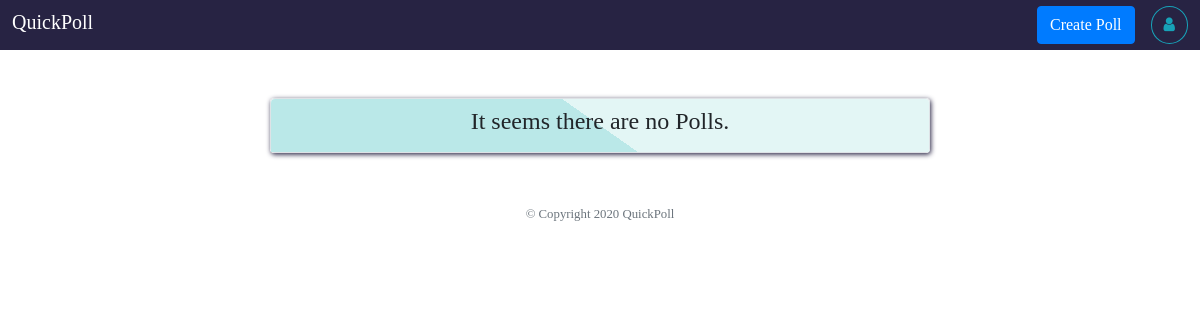
Page /profile/v/mohitbehera (signed in) on the earlier database version.
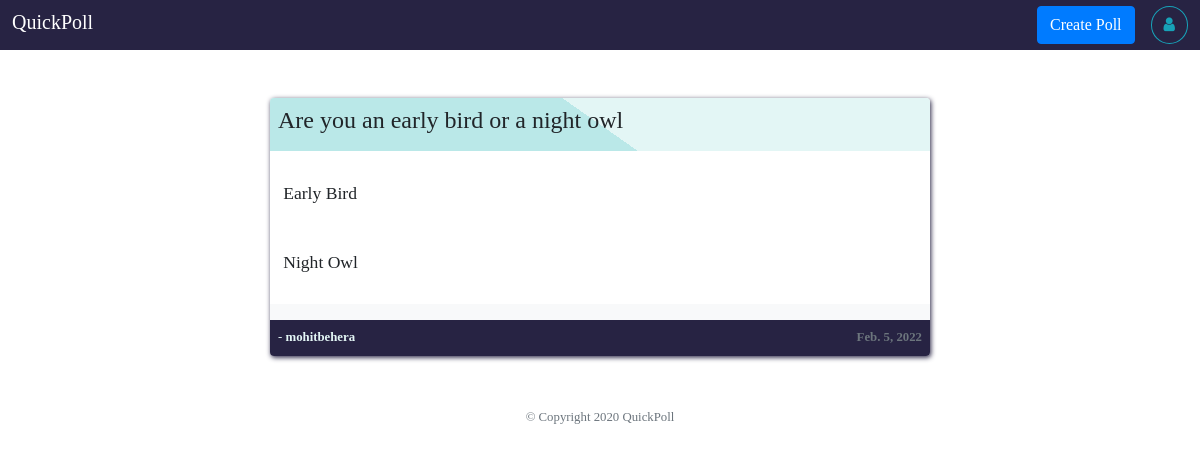
Same page on the later database version.
### createPoll/models.py (models this page shows, shortened)
class Question(models.Model):
	question_text = models.TextField()
	pollBy = models.CharField(max_length=20,default="anonymous")
	pub_date = models.DateField(auto_now_add=True)
	class Meta:
		verbose_name_plural = "question"

class Choices(models.Model):
	question = models.ForeignKey(Question,on_delete=models.CASCADE)
	choice = models.CharField(max_length=200)
	votes = models.IntegerField(default=0)
	class Meta:
		verbose_name_plural = "Choices"

### userProfile/views.py (the view)
# urls.py: path('v/<str:user>',views.viewProfile,name="viewProfile"),
def viewProfile(request,user):
	try:
		sessUsername = request.session['sessUsername']
	except:
		return HttpResponseRedirect(reverse("user:user"))
	else:
		if user != sessUsername:
			context = {}
			try:
				questions = Question.objects.filter(pollBy=user).order_by("-pub_date")
			except Question.DoesNotExist:
				pass
			else:
				context['questions'] = questions
				context['viewUser'] = user
				context['selfUser'] = sessUsername
				votedQuestions = Voter.objects.filter(votedBy=sessUsername)
				votedQuestionID = []
				for votedQuestion in votedQuestions:
					votedQuestionID.append(votedQuestion.question.id)
				context['votedQuestionID'] = votedQuestionID
				if "resultBtn" in request.GET:
					request.session['sessQID'] = request.GET.get('resultBtn');
					return HttpResponseRedirect(reverse("home:result"))
				return render(request,"userProfile/view-profile.html",context)
		return HttpResponseRedirect(reverse("userProfile:userProfile"))

### userProfile/templates/userProfile/view-profile.html (shortened to what this page needs)
{%  extends 'user/base.html' %}
{% load static %}
{% block style %}
	<link rel="stylesheet" type="text/css" href="{% static 'css/style.css' %}?{% now 'U' %}">
	<link rel="stylesheet" type="text/css" href="{% static 'css/home-style.css' %}?{% now 'U' %}">
{% endblock style %}
{% block header %}
	<div class="jumbotron-fluid main-theme-bg smaller-padding d-flex justify-content-between">
		<h5 class="mt-1"><a href="{% url 'home:home' %}" class="white-color">QuickPoll</a></h5>
		<div class="d-flex ml-2s">
			<a href="{% url 'createPoll:createPoll' %}"><button class="btn btn-primary mr-2">Create Poll</button></a>
			<a href="{% url 'userProfile:userProfile' %}"><button class="btn btn-outline-info ml-2" style="border-radius:50%"><i class="fa fa-user"></i></button></a>
		</div>
	</div>
{% endblock header %}
{% block content %}
		{% if questions %}
		<div class="choice-container">
			{% for question in questions %}
				<div class="container polls w-screen-auto p-0 bg-light mt-5 rounded ">
					<div class="poll-header p-2 rounded-top">
						<h4 class="question">{{ question.question_text }}</h4>
					</div>
					<div class="poll-body pt-3 {% if question.id in votedQuestionID %}pl-2 pr-2{% endif %}">
						{% if question.id not in votedQuestionID %}
							<ul>
								{% for choice in question.choices_set.all %}
									<li class="choice__li " data-id="{{ choice.id }}" question-id="{{ question.id }}" onclick="">
										<p>{{ choice.choice }}</p>
									</li>
								{% endfor %}
							</ul>
						{% endif %}
					</div>
					<div class="poll-footer p-2 d-flex justify-content-between rounded-bottom">
						<small class="{% if question.pollBy == user %}text-light{% endif %}">{% if question.pollBy != user %}<a href="{% url 'userProfile:viewProfile' question.pollBy %}">- <b>{{ question.pollBy }}</b></a>{% else %}- <b>{{ question.pollBy }}</b>{% endif %}</small>
						<small class="text-muted"><b>{{ question.pub_date }}</b></small>
					</div>
				</div>
			{% endfor %}
		</div>
		{% else %}
			<div class="container polls w-screen-auto p-0 mt-5 rounded border">
				<div class="poll-header p-2 rounded-top">
					<h4 class="question text-center">It seems there are no Polls.</h4>
				</div>
			</div>
		{% endif %}
{% endblock content %}

Differences in the rows shown:
added Question: question_text "Are you an early bird or a night owl", pollBy "mohitbehera", pub_date "Feb. 5, 2022"
added Choices: choice "Early Bird"
added Choices: choice "Night Owl"
Other differences:
text no longer shown: "It seems there are no Polls."
